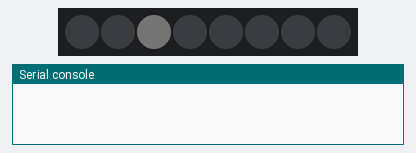
A program run on a simulated Raspberry Pi Pico running CircuitPython. Parts: 8 RGB LEDs in strip order, left to right, the last lines printed to the serial console. Dim RGB values are drawn brighter than linear; random numbers come from a fixed seed.

Above: at 1.3 s.
At 13.8 s:
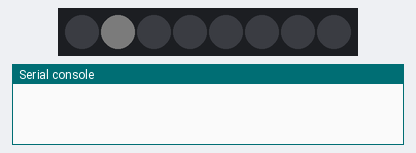
At 29.1 s:
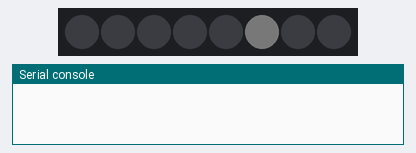
At 39.17 s:
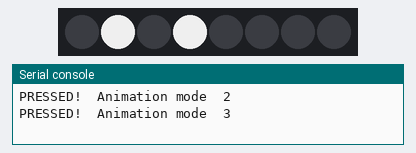
Timing chart, 0 to 40.0 s (numbered marks = the images above):
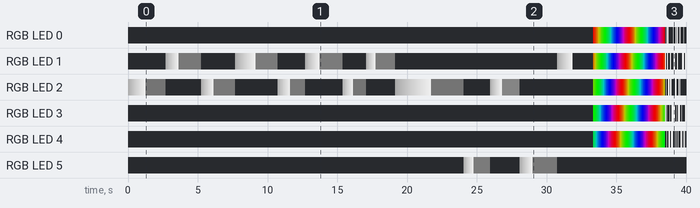

The program:

code.py
```python
import neopixel
import time
import board
import random
from digitalio import DigitalInOut, Direction, Pull
from adafruit_led_animation.animation.chase import Chase

breathDirection = 1
brightness = 0.1
maxBrightness = .8
minBrightness = .1
currentColor = 0
nextColor = 0
transitionPercent = 0
animationMode = 1
counter = 0
pressed = False
# color is set as an array so we can breathe from one color to the next.
color = [[255,255,255], [0,255,120], [0,50,255]]
pixelCount = 8

pixels = neopixel.NeoPixel(board.GP0, pixelCount, brightness = .8, auto_write=False)

step = 0

def wheel(pos):
    # Input a value 0 to 255 to get a color value.
    # The colours are a transition r - g - b - back to r.
    if pos < 0 or pos > 255:
        return (0, 0, 0)
    if pos < 85:
        return (255 - pos * 3, pos * 3, 0)
    if pos < 170:
        pos -= 85
        return (0, 255 - pos * 3, pos * 3)
    pos -= 170
    return (pos * 3, 0, 255 - pos * 3)


def rainbow_cycle(wait, step):
    j = step
    for i in range(5):
        rc_index = (i * 256 // 10) + j * 5
        pixels[i] = wheel(rc_index & 255)
    pixels.show()
    time.sleep(wait)

def twinkle():
    pixels.fill((0,0,0))
    pixels[random.randint(0,4)] = (255,255,255)
    pixels[random.randint(0,4)] = (255,255,255)

    pixels.show()

def talk(pixel):
    pixels.fill((0,0,0))
    pixels.show()
    color = 50
    speed = random.randint(4,15)

    while color < 255:
        color = color + speed
        pixels[pixel] = (color,color,color)
        pixels.show()
        time.sleep(0.05)

    time.sleep(random.randint(25,100)/100)

    while color > 100:
        color = color - speed
        pixels[pixel] = (color,color,color)
        time.sleep(0.05)


def converse():
    pixels.fill((0,0,0))
    pixels.show()
    #pick a random pixel to start a conversation
    #pick another random pixel to be in the conversation
    #have them talk back and forth, call and response
    #randomly join in 1 or 2 others to chat
    #small chance they all want to sparkle yell at each other
    chatters = [random.randint(0,pixelCount-1)]
    second = random.randint(0,pixelCount-1)
    while (second == chatters[0]):
        second = random.randint(0,pixelCount-1)
    chatters.append(second)

    for i in range(4):
        talk(chatters[0])
        talk(chatters[1])

    #add another random
    newChatters = random.randint(0,3)

    for i in range(newChatters):
        newChatter = random.randint(0,pixelCount-1)
        while newChatter in chatters:
            newChatter = random.randint(0,pixelCount-1)
        chatters.append(newChatter)

    lastChatter = 1

    for i in range(5):
        nextChatter = chatters[random.randint(0,len(chatters)-1)]
        while nextChatter == lastChatter:
            nextChatter = chatters[random.randint(0,len(chatters)-1)]
        lastChatter = nextChatter
        talk(nextChatter)

    #conversation over, lets see if EVERYONE chimes in...
    everyone = random.randint(0,10)
    if everyone == 0:
        for j in range(25):
            twinkle()
            time.sleep(.05)

chase = Chase(pixels, speed=0.1, color=(255,255,255), size=1, spacing=5)
counter = 0


while True:
    counter = counter + 1
    if counter > 100:
        animationMode = animationMode + 1
        step = 0
        counter = 0

        if animationMode > 5:
            animationMode = 1

        print("PRESSED!  Animation mode ", animationMode)

    if animationMode == 1:
        converse()
        counter = 100
    elif animationMode == 2:
        step = step + 1
        if step > 255:
            step = 1
        rainbow_cycle(0.05, step)
    elif animationMode == 3:
        twinkle()
        time.sleep(0.05)
    elif animationMode == 4:
        chase.animate()
        time.sleep(0.05)
```

Measured:
- what the display in image 0 shows lasts 1.4 s, from 1.3 s to 2.7 s
- what the display in image 1 shows lasts 1.7 s, from 13.7 s to 15.4 s
- what the display in image 2 shows lasts 1.8 s, from 29.0 s to 30.8 s
